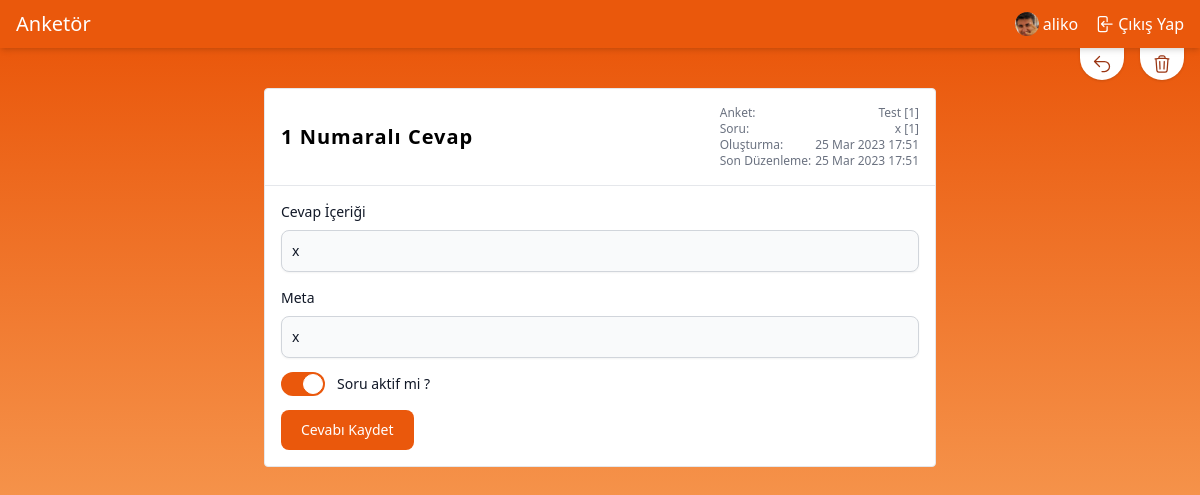
Page /polls/1/question/1/answer/1/update (signed in) on the earlier database version.
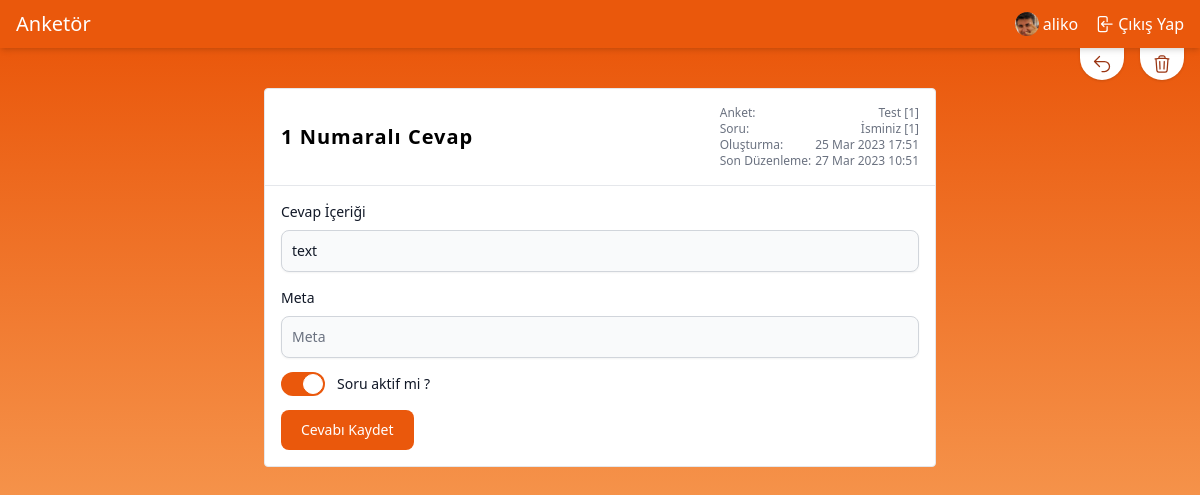
Same page on the later database version.
### apps/poll/models.py (models this page shows, shortened)
class PollAnswer(models.Model):
    poll = models.ForeignKey(
        Poll,
        on_delete=models.CASCADE,
        null=True,
        blank=True
    )
    question = models.ForeignKey(
        PollQuestion,
        on_delete=models.CASCADE,
        null=True,
        blank=True
    )
    meta = models.CharField(null=True, blank=True, max_length=1024, default="{}")
    content = models.TextField()
    is_active = models.BooleanField(default=False)
    created_at = models.DateTimeField(auto_now_add=True)
    updated_at = models.DateTimeField(auto_now=True)
    def get_meta_data(self):
        return loads(self.meta)
    def set_meta_data(self, data):
        self.meta = dumps(data or "{}")
    meta_data = property(get_meta_data, set_meta_data)
    class Meta:
        ordering = ["-id"]
        db_table = "poll_answer"

class PollQuestion(models.Model):
    poll = models.ForeignKey(
        Poll,
        on_delete=models.CASCADE,
        null=True,
        blank=True
    )
    type = models.CharField(max_length=5, choices=PollQuestionChoices.get_choices(),
        default=PollQuestionChoices.get_default()
    )
    content = models.TextField()
    meta = models.CharField(null=True, blank=True, max_length=1024, default="{}")
    is_active = models.BooleanField(default=False)
    created_at = models.DateTimeField(auto_now_add=True)
    updated_at = models.DateTimeField(auto_now=True)
    def get_meta_data(self):
        return loads(self.meta)
    def set_meta_data(self, data):
        self.meta = dumps(data or "{}")
    meta_data = property(get_meta_data, set_meta_data)
    class Meta:
        ordering = ["-id"]
        verbose_name = "Anket Soruları"
        verbose_name_plural = "Anket Soruları"
        db_table = "poll_question"

class Poll(models.Model):
    author = models.ForeignKey(
        settings.AUTH_USER_MODEL,
        on_delete=models.CASCADE,
        null=True,
        blank=True
    )
    title = models.CharField(max_length=255)
    slug = models.SlugField(editable=False, null=True, blank=True, unique=True, db_index=True)
    meta_title = models.CharField(max_length=100, null=True, blank=True)
    tags = models.TextField(null=True, blank=True)
    description = models.TextField(null=True, blank=True)
    is_active = models.BooleanField(default=False)
    is_private = models.BooleanField(default=False)
    starts_at = models.DateTimeField(null=True, blank=True,
        help_text="date and time at which the poll open up for voting"
    )
    ends_at = models.DateTimeField(null=True, blank=True,
        help_text="date and time at which the poll closes for voting"
    )
    created_at = models.DateTimeField(auto_now_add=True)
    updated_at = models.DateTimeField(auto_now=True)
    class Meta:
        ordering = ["-id"]
        verbose_name = "Anket"
        verbose_name_plural = "Anketler"
        db_table = "poll"

### apps/poll/views.py (the view, shortened to what this page needs)
# urls.py: path("<int:poll_id>/question/<int:question_id>/answer/<int:pk>/update", UpdatePollAnswer.as_view(),
class UpdatePollAnswer(LoginRequiredMixin, View):
    template_name = "poll/answer/update.html"
    def get(self, request, poll_id, question_id, pk):
        poll_object = get_object_or_404(Poll, pk=poll_id, author=self.request.user)
        answer_object = get_object_or_404(PollAnswer, pk=pk, poll_id=poll_object.id, question_id=question_id)
        return render(request, self.template_name, {"answer": answer_object})

### apps/poll/templates/poll/answer/update.html (shortened to what the changed rows need)
{% extends "base.html" %}
{% block content %}
  <section id="updateAnswer" class="from-orange-600 to-orange-300 bg-gradient-to-b">
    <div class="flex flex-col items-center my-10 mx-12 space-y-4">
      <div class="bg-white border rounded max-w-2xl w-full">
        <div class="p-4 sm:flex items-center justify-between">
          <h1 class="font-semibold text-xl tracking-wider">{{ answer.id }} Numaralı Cevap</h1>
          <div class="flex flex-col text-xs text-gray-500">
            <span>Anket: <span
              class="float-right ml-1">{{ answer.poll.title }} [{{ answer.poll.id }}] </span></span>
            <span>Soru: <span
              class="float-right ml-1">{{ answer.question.content }} [{{ answer.question.id }}] </span></span>
            <span>Oluşturma: <span class="float-right ml-1">{{ answer.created_at|date:"j M Y H:i" }}</span></span>
            <span>Son Düzenleme: <span class="float-right ml-1">{{ answer.updated_at|date:"j M Y H:i" }}</span></span>
          </div>
        </div>
        <div class="p-4">
          <form method="post">
            <div class="mb-4">
              <label for="content" class="block mb-2 text-sm font-medium text-gray-900">Cevap
                İçeriği</label>
              <input type="text" id="content" name="content"
                     value="{{ answer.content }}"
                     class="shadow-sm bg-gray-50 border border-gray-300 text-gray-900 text-sm rounded-lg focus:ring-orange-500 focus:border-orange-500 block w-full p-2.5"
                     placeholder="Soru" required>
            </div>
            <div class="mb-4">
              <label for="meta" class="block mb-2 text-sm font-medium text-gray-900">Meta</label>
              <input type="text" id="meta" name="meta"
                     value="{{ answer.meta }}"
                     class="shadow-sm bg-gray-50 border border-gray-300 text-gray-900 text-sm rounded-lg focus:ring-orange-500 focus:border-orange-500 block w-full p-2.5"
                     placeholder="Meta">
            </div>
          </form>
        </div>
      </div>
    </div>
  </section>
{% endblock %}

Differences in the rows shown:
changed PollAnswer "Test": question.content "x" → "İsminiz"; updated_at "25 Mar 2023 17:51" → "27 Mar 2023 10:51"; content "x" → "text"; meta "x" → (not shown)
